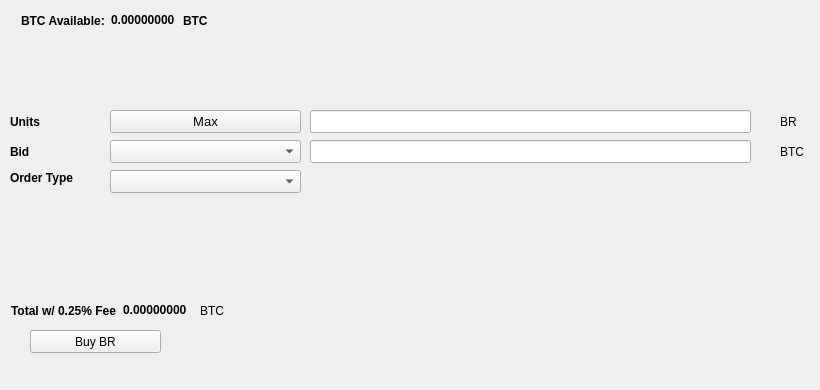
   <widget class="QWidget" name="BuyTab">
    <attribute name="title">
     <string>Buy</string>
    </attribute>
    <widget class="QPushButton" name="BuyBR">
     <property name="geometry">
      <rect>
       <x>30</x>
       <y>330</y>
       <width>131</width>
       <height>23</height>
      </rect>
     </property>
     <property name="text">
      <string>Buy BR</string>
     </property>
     <property name="icon">
      <iconset resource="../catocoin.qrc">
       <normaloff>:/icons/bitcoin</normaloff>:/icons/bitcoin</iconset>
     </property>
    </widget>
    <widget class="QLabel" name="label_3">
     <property name="geometry">
      <rect>
       <x>10</x>
       <y>110</y>
       <width>46</width>
       <height>23</height>
      </rect>
     </property>
     <property name="font">
      <font>
       <weight>75</weight>
       <bold>true</bold>
      </font>
     </property>
     <property name="text">
      <string>Units</string>
     </property>
    </widget>
    <widget class="QLineEdit" name="UnitsInput">
     <property name="geometry">
      <rect>
       <x>310</x>
       <y>110</y>
       <width>441</width>
       <height>23</height>
      </rect>
     </property>
     <property name="font">
      <font>
       <pointsize>9</pointsize>
       <weight>75</weight>
       <bold>true</bold>
      </font>
     </property>
    </widget>
    <widget class="QLineEdit" name="BuyBidPriceEdit">
     <property name="geometry">
      <rect>
       <x>310</x>
       <y>140</y>
       <width>441</width>
       <height>23</height>
      </rect>
     </property>
     <property name="font">
      <font>
       <pointsize>9</pointsize>
       <weight>75</weight>
       <bold>true</bold>
      </font>
     </property>
    </widget>
    <widget class="QLabel" name="label_4">
     <property name="geometry">
      <rect>
       <x>780</x>
       <y>110</y>
       <width>31</width>
       <height>23</height>
      </rect>
     </property>
     <property name="text">
      <string>BR</string>
     </property>
    </widget>
    <widget class="QLabel" name="label_5">
     <property name="geometry">
      <rect>
       <x>780</x>
       <y>140</y>
       <width>31</width>
       <height>23</height>
      </rect>
     </property>
     <property name="text">
      <string>BTC</string>
     </property>
    </widget>
    <widget class="QLabel" name="label_6">
     <property name="geometry">
      <rect>
       <x>10</x>
       <y>140</y>
       <width>46</width>
       <height>23</height>
      </rect>
     </property>
     <property name="font">
      <font>
       <weight>75</weight>
       <bold>true</bold>
      </font>
     </property>
     <property name="text">
      <string>Bid</string>
     </property>
    </widget>
    <widget class="QLabel" name="label_7">
     <property name="geometry">
      <rect>
       <x>10</x>
       <y>170</y>
       <width>91</width>
       <height>16</height>
      </rect>
     </property>
     <property name="font">
      <font>
       <weight>75</weight>
       <bold>true</bold>
      </font>
     </property>
     <property name="text">
      <string>Order Type</string>
     </property>
    </widget>
    <widget class="QPushButton" name="Buy_Max_Amount">
     <property name="geometry">
      <rect>
       <x>110</x>
       <y>110</y>
       <width>191</width>
       <height>23</height>
      </rect>
     </property>
     <property name="font">
      <font>
       <pointsize>10</pointsize>
      </font>
     </property>
     <property name="text">
      <string>Max</string>
     </property>
    </widget>
    <widget class="QComboBox" name="BuyBidcomboBox">
     <property name="geometry">
      <rect>
       <x>110</x>
       <y>140</y>
       <width>191</width>
       <height>23</height>
      </rect>
     </property>
     <property name="font">
      <font>
       <pointsize>10</pointsize>
      </font>
     </property>
    </widget>
    <widget class="QComboBox" name="buyOrdertypeCombo">
     <property name="geometry">
      <rect>
       <x>110</x>
       <y>170</y>
       <width>191</width>
       <height>23</height>
      </rect>
     </property>
     <property name="font">
      <font>
       <pointsize>10</pointsize>
      </font>
     </property>
    </widget>
    <widget class="QWidget" name="layoutWidget1">
     <property name="geometry">
      <rect>
       <x>21</x>
       <y>11</y>
       <width>227</width>
       <height>19</height>
      </rect>
     </property>
     <layout class="QHBoxLayout" name="horizontalLayout_3">
      <item>
       <widget class="QLabel" name="label232">
        <property name="font">
         <font>
          <weight>75</weight>
          <bold>true</bold>
         </font>
        </property>
        <property name="text">
         <string>BTC Available:</string>
        </property>
       </widget>
      </item>
      <item>
       <widget class="QLabel" name="BtcAvailableLbl">
        <property name="palette">
         <palette>
          <active>
           <colorrole role="WindowText">
            <brush brushstyle="SolidPattern">
             <color alpha="255">
              <red>0</red>
              <green>0</green>
              <blue>0</blue>
             </color>
            </brush>
           </colorrole>
           <colorrole role="Button">
            <brush brushstyle="SolidPattern">
             <color alpha="255">
              <red>0</red>
              <green>170</green>
              <blue>0</blue>
             </color>
            </brush>
           </colorrole>
           <colorrole role="Light">
            <brush brushstyle="SolidPattern">
             <color alpha="255">
              <red>0</red>
              <green>255</green>
              <blue>0</blue>
             </color>
            </brush>
           </colorrole>
           <colorrole role="Midlight">
            <brush brushstyle="SolidPattern">
             <color alpha="255">
              <red>0</red>
              <green>212</green>
              <blue>0</blue>
             </color>
            </brush>
           </colorrole>
           <colorrole role="Dark">
            <brush brushstyle="SolidPattern">
             <color alpha="255">
              <red>0</red>
              <green>85</green>
              <blue>0</blue>
             </color>
            </brush>
           </colorrole>
           <colorrole role="Mid">
            <brush brushstyle="SolidPattern">
             <color alpha="255">
              <red>0</red>
              <green>113</green>
              <blue>0</blue>
             </color>
            </brush>
           </colorrole>
           <colorrole role="Text">
            <brush brushstyle="SolidPattern">
             <color alpha="255">
              <red>0</red>
              <green>170</green>
              <blue>0</blue>
             </color>
            </brush>
           </colorrole>
           <colorrole role="BrightText">
            <brush brushstyle="SolidPattern">
             <color alpha="255">
              <red>255</red>
              <green>255</green>
              <blue>255</blue>
             </color>
            </brush>
           </colorrole>
           <colorrole role="ButtonText">
            <brush brushstyle="SolidPattern">
             <color alpha="255">
              <red>0</red>
              <green>0</green>
              <blue>0</blue>
             </color>
            </brush>
           </colorrole>
           <colorrole role="Base">
            <brush brushstyle="SolidPattern">
             <color alpha="255">
              <red>255</red>
              <green>255</green>
              <blue>255</blue>
             </color>
            </brush>
           </colorrole>
           <colorrole role="Window">
            <brush brushstyle="SolidPattern">
             <color alpha="255">
              <red>0</red>
              <green>170</green>
              <blue>0</blue>
             </color>
            </brush>
           </colorrole>
           <colorrole role="Shadow">
            <brush brushstyle="SolidPattern">
             <color alpha="255">
              <red>0</red>
              <green>0</green>
              <blue>0</blue>
             </color>
            </brush>
           </colorrole>
           <colorrole role="AlternateBase">
            <brush brushstyle="SolidPattern">
             <color alpha="255">
              <red>127</red>
              <green>212</green>
              <blue>127</blue>
             </color>
            </brush>
           </colorrole>
           <colorrole role="ToolTipBase">
            <brush brushstyle="SolidPattern">
             <color alpha="255">
              <red>255</red>
              <green>255</green>
              <blue>220</blue>
             </color>
            </brush>
           </colorrole>
           <colorrole role="ToolTipText">
            <brush brushstyle="SolidPattern">
             <color alpha="255">
              <red>0</red>
              <green>0</green>
              <blue>0</blue>
             </color>
            </brush>
           </colorrole>
          </active>
          <inactive>
           <colorrole role="WindowText">
            <brush brushstyle="SolidPattern">
             <color alpha="255">
              <red>0</red>
              <green>0</green>
              <blue>0</blue>
             </color>
            </brush>
           </colorrole>
           <colorrole role="Button">
            <brush brushstyle="SolidPattern">
             <color alpha="255">
              <red>0</red>
              <green>170</green>
              <blue>0</blue>
             </color>
            </brush>
           </colorrole>
           <colorrole role="Light">
            <brush brushstyle="SolidPattern">
             <color alpha="255">
              <red>0</red>
              <green>255</green>
              <blue>0</blue>
             </color>
            </brush>
           </colorrole>
           <colorrole role="Midlight">
            <brush brushstyle="SolidPattern">
             <color alpha="255">
              <red>0</red>
              <green>212</green>
              <blue>0</blue>
             </color>
            </brush>
           </colorrole>
           <colorrole role="Dark">
            <brush brushstyle="SolidPattern">
             <color alpha="255">
              <red>0</red>
              <green>85</green>
              <blue>0</blue>
             </color>
            </brush>
           </colorrole>
           <colorrole role="Mid">
            <brush brushstyle="SolidPattern">
             <color alpha="255">
              <red>0</red>
              <green>113</green>
              <blue>0</blue>
             </color>
            </brush>
           </colorrole>
           <colorrole role="Text">
            <brush brushstyle="SolidPattern">
             <color alpha="255">
              <red>0</red>
              <green>170</green>
              <blue>0</blue>
             </color>
            </brush>
           </colorrole>
           <colorrole role="BrightText">
            <brush brushstyle="SolidPattern">
             <color alpha="255">
              <red>255</red>
              <green>255</green>
              <blue>255</blue>
             </color>
            </brush>
           </colorrole>
           <colorrole role="ButtonText">
            <brush brushstyle="SolidPattern">
             <color alpha="255">
              <red>0</red>
              <green>0</green>
              <blue>0</blue>
             </color>
            </brush>
           </colorrole>
           <colorrole role="Base">
            <brush brushstyle="SolidPattern">
             <color alpha="255">
              <red>255</red>
              <green>255</green>
              <blue>255</blue>
             </color>
            </brush>
           </colorrole>
           <colorrole role="Window">
            <brush brushstyle="SolidPattern">
             <color alpha="255">
              <red>0</red>
              <green>170</green>
              <blue>0</blue>
             </color>
            </brush>
           </colorrole>
           <colorrole role="Shadow">
            <brush brushstyle="SolidPattern">
             <color alpha="255">
              <red>0</red>
              <green>0</green>
              <blue>0</blue>
             </color>
            </brush>
           </colorrole>
           <colorrole role="AlternateBase">
            <brush brushstyle="SolidPattern">
             <color alpha="255">
              <red>127</red>
              <green>212</green>
              <blue>127</blue>
             </color>
            </brush>
           </colorrole>
           <colorrole role="ToolTipBase">
            <brush brushstyle="SolidPattern">
             <color alpha="255">
              <red>255</red>
              <green>255</green>
              <blue>220</blue>
             </color>
            </brush>
           </colorrole>
           <colorrole role="ToolTipText">
            <brush brushstyle="SolidPattern">
             <color alpha="255">
              <red>0</red>
              <green>0</green>
              <blue>0</blue>
             </color>
            </brush>
           </colorrole>
          </inactive>
          <disabled>
           <colorrole role="WindowText">
            <brush brushstyle="SolidPattern">
             <color alpha="255">
              <red>0</red>
              <green>85</green>
              <blue>0</blue>
             </color>
            </brush>
           </colorrole>
           <colorrole role="Button">
            <brush brushstyle="SolidPattern">
             <color alpha="255">
              <red>0</red>
              <green>170</green>
              <blue>0</blue>
             </color>
            </brush>
           </colorrole>
           <colorrole role="Light">
            <brush brushstyle="SolidPattern">
             <color alpha="255">
              <red>0</red>
              <green>255</green>
              <blue>0</blue>
             </color>
            </brush>
           </colorrole>
           <colorrole role="Midlight">
            <brush brushstyle="SolidPattern">
             <color alpha="255">
              <red>0</red>
              <green>212</green>
              <blue>0</blue>
             </color>
            </brush>
           </colorrole>
           <colorrole role="Dark">
            <brush brushstyle="SolidPattern">
             <color alpha="255">
              <red>0</red>
              <green>85</green>
              <blue>0</blue>
             </color>
            </brush>
           </colorrole>
           <colorrole role="Mid">
            <brush brushstyle="SolidPattern">
             <color alpha="255">
              <red>0</red>
              <green>113</green>
              <blue>0</blue>
             </color>
            </brush>
           </colorrole>
           <colorrole role="Text">
            <brush brushstyle="SolidPattern">
             <color alpha="255">
              <red>0</red>
              <green>85</green>
              <blue>0</blue>
             </color>
            </brush>
           </colorrole>
           <colorrole role="BrightText">
            <brush brushstyle="SolidPattern">
             <color alpha="255">
              <red>255</red>
              <green>255</green>
              <blue>255</blue>
             </color>
            </brush>
           </colorrole>
           <colorrole role="ButtonText">
            <brush brushstyle="SolidPattern">
             <color alpha="255">
              <red>0</red>
              <green>85</green>
              <blue>0</blue>
             </color>
            </brush>
           </colorrole>
           <colorrole role="Base">
            <brush brushstyle="SolidPattern">
             <color alpha="255">
              <red>0</red>
              <green>170</green>
              <blue>0</blue>
             </color>
            </brush>
           </colorrole>
           <colorrole role="Window">
            <brush brushstyle="SolidPattern">
             <color alpha="255">
              <red>0</red>
              <green>170</green>
              <blue>0</blue>
             </color>
            </brush>
           </colorrole>
           <colorrole role="Shadow">
            <brush brushstyle="SolidPattern">
             <color alpha="255">
              <red>0</red>
              <green>0</green>
              <blue>0</blue>
             </color>
            </brush>
           </colorrole>
           <colorrole role="AlternateBase">
            <brush brushstyle="SolidPattern">
             <color alpha="255">
              <red>0</red>
              <green>170</green>
              <blue>0</blue>
             </color>
            </brush>
           </colorrole>
           <colorrole role="ToolTipBase">
            <brush brushstyle="SolidPattern">
             <color alpha="255">
              <red>255</red>
              <green>255</green>
              <blue>220</blue>
             </color>
            </brush>
           </colorrole>
           <colorrole role="ToolTipText">
            <brush brushstyle="SolidPattern">
             <color alpha="255">
              <red>0</red>
              <green>0</green>
              <blue>0</blue>
             </color>
            </brush>
           </colorrole>
          </disabled>
         </palette>
        </property>
        <property name="font">
         <font>
          <weight>75</weight>
          <bold>true</bold>
         </font>
        </property>
        <property name="text">
         <string>0.00000000</string>
        </property>
        <property name="textInteractionFlags">
         <set>Qt::LinksAccessibleByMouse|Qt::TextSelectableByKeyboard|Qt::TextSelectableByMouse</set>
        </property>
       </widget>
      </item>
      <item>
       <widget class="QLabel" name="BtcAvailableLbl_2">
        <property name="font">
         <font>
          <weight>75</weight>
          <bold>true</bold>
         </font>
        </property>
        <property name="text">
         <string>BTC</string>
        </property>
       </widget>
      </item>
     </layout>
    </widget>
    <widget class="QWidget" name="layoutWidge2">
     <property name="geometry">
      <rect>
       <x>11</x>
       <y>301</y>
       <width>259</width>
       <height>19</height>
      </rect>
     </property>
     <layout class="QHBoxLayout" name="horizontalLayout_4">
      <item>
       <widget class="QLabel" name="label_9">
        <property name="font">
         <font>
          <weight>75</weight>
          <bold>true</bold>
         </font>
        </property>
        <property name="text">
         <string>Total w/ 0.25% Fee</string>
        </property>
       </widget>
      </item>
      <item>
       <widget class="QLabel" name="BuyCostLabel">
        <property name="palette">
         <palette>
          <active>
           <colorrole role="WindowText">
            <brush brushstyle="SolidPattern">
             <color alpha="255">
              <red>0</red>
              <green>0</green>
              <blue>0</blue>
             </color>
            </brush>
           </colorrole>
           <colorrole role="Button">
            <brush brushstyle="SolidPattern">
             <color alpha="255">
              <red>0</red>
              <green>170</green>
              <blue>0</blue>
             </color>
            </brush>
           </colorrole>
           <colorrole role="Light">
            <brush brushstyle="SolidPattern">
             <color alpha="255">
              <red>0</red>
              <green>255</green>
              <blue>0</blue>
             </color>
            </brush>
           </colorrole>
           <colorrole role="Midlight">
            <brush brushstyle="SolidPattern">
             <color alpha="255">
              <red>0</red>
              <green>212</green>
              <blue>0</blue>
             </color>
            </brush>
           </colorrole>
           <colorrole role="Dark">
            <brush brushstyle="SolidPattern">
             <color alpha="255">
              <red>0</red>
              <green>85</green>
              <blue>0</blue>
             </color>
            </brush>
           </colorrole>
           <colorrole role="Mid">
            <brush brushstyle="SolidPattern">
             <color alpha="255">
              <red>0</red>
              <green>113</green>
              <blue>0</blue>
             </color>
            </brush>
           </colorrole>
           <colorrole role="Text">
            <brush brushstyle="SolidPattern">
             <color alpha="255">
              <red>0</red>
              <green>170</green>
              <blue>0</blue>
             </color>
            </brush>
           </colorrole>
           <colorrole role="BrightText">
            <brush brushstyle="SolidPattern">
             <color alpha="255">
              <red>255</red>
              <green>255</green>
              <blue>255</blue>
             </color>
            </brush>
           </colorrole>
           <colorrole role="ButtonText">
            <brush brushstyle="SolidPattern">
             <color alpha="255">
              <red>0</red>
              <green>0</green>
              <blue>0</blue>
             </color>
            </brush>
           </colorrole>
           <colorrole role="Base">
            <brush brushstyle="SolidPattern">
             <color alpha="255">
              <red>255</red>
              <green>255</green>
              <blue>255</blue>
             </color>
            </brush>
           </colorrole>
           <colorrole role="Window">
            <brush brushstyle="SolidPattern">
             <color alpha="255">
              <red>0</red>
              <green>170</green>
              <blue>0</blue>
             </color>
            </brush>
           </colorrole>
           <colorrole role="Shadow">
            <brush brushstyle="SolidPattern">
             <color alpha="255">
              <red>0</red>
              <green>0</green>
              <blue>0</blue>
             </color>
            </brush>
           </colorrole>
           <colorrole role="AlternateBase">
            <brush brushstyle="SolidPattern">
             <color alpha="255">
              <red>127</red>
              <green>212</green>
              <blue>127</blue>
             </color>
            </brush>
           </colorrole>
           <colorrole role="ToolTipBase">
            <brush brushstyle="SolidPattern">
             <color alpha="255">
              <red>255</red>
              <green>255</green>
              <blue>220</blue>
             </color>
            </brush>
           </colorrole>
           <colorrole role="ToolTipText">
            <brush brushstyle="SolidPattern">
             <color alpha="255">
              <red>0</red>
              <green>0</green>
              <blue>0</blue>
             </color>
            </brush>
           </colorrole>
          </active>
          <inactive>
           <colorrole role="WindowText">
            <brush brushstyle="SolidPattern">
             <color alpha="255">
              <red>0</red>
              <green>0</green>
              <blue>0</blue>
             </color>
            </brush>
           </colorrole>
           <colorrole role="Button">
            <brush brushstyle="SolidPattern">
             <color alpha="255">
              <red>0</red>
              <green>170</green>
              <blue>0</blue>
             </color>
            </brush>
           </colorrole>
           <colorrole role="Light">
            <brush brushstyle="SolidPattern">
             <color alpha="255">
              <red>0</red>
              <green>255</green>
              <blue>0</blue>
             </color>
            </brush>
           </colorrole>
           <colorrole role="Midlight">
            <brush brushstyle="SolidPattern">
             <color alpha="255">
              <red>0</red>
              <green>212</green>
              <blue>0</blue>
             </color>
            </brush>
           </colorrole>
           <colorrole role="Dark">
            <brush brushstyle="SolidPattern">
             <color alpha="255">
              <red>0</red>
              <green>85</green>
              <blue>0</blue>
             </color>
            </brush>
           </colorrole>
           <colorrole role="Mid">
            <brush brushstyle="SolidPattern">
             <color alpha="255">
              <red>0</red>
              <green>113</green>
              <blue>0</blue>
             </color>
            </brush>
           </colorrole>
           <colorrole role="Text">
            <brush brushstyle="SolidPattern">
             <color alpha="255">
              <red>0</red>
              <green>170</green>
              <blue>0</blue>
             </color>
            </brush>
           </colorrole>
           <colorrole role="BrightText">
            <brush brushstyle="SolidPattern">
             <color alpha="255">
              <red>255</red>
              <green>255</green>
              <blue>255</blue>
             </color>
            </brush>
           </colorrole>
           <colorrole role="ButtonText">
            <brush brushstyle="SolidPattern">
             <color alpha="255">
              <red>0</red>
              <green>0</green>
              <blue>0</blue>
             </color>
            </brush>
           </colorrole>
           <colorrole role="Base">
            <brush brushstyle="SolidPattern">
             <color alpha="255">
              <red>255</red>
              <green>255</green>
              <blue>255</blue>
             </color>
            </brush>
           </colorrole>
           <colorrole role="Window">
            <brush brushstyle="SolidPattern">
             <color alpha="255">
              <red>0</red>
              <green>170</green>
              <blue>0</blue>
             </color>
            </brush>
           </colorrole>
           <colorrole role="Shadow">
            <brush brushstyle="SolidPattern">
             <color alpha="255">
              <red>0</red>
              <green>0</green>
              <blue>0</blue>
             </color>
            </brush>
           </colorrole>
           <colorrole role="AlternateBase">
            <brush brushstyle="SolidPattern">
             <color alpha="255">
              <red>127</red>
              <green>212</green>
              <blue>127</blue>
             </color>
            </brush>
           </colorrole>
           <colorrole role="ToolTipBase">
            <brush brushstyle="SolidPattern">
             <color alpha="255">
              <red>255</red>
              <green>255</green>
              <blue>220</blue>
             </color>
            </brush>
           </colorrole>
           <colorrole role="ToolTipText">
            <brush brushstyle="SolidPattern">
             <color alpha="255">
              <red>0</red>
              <green>0</green>
              <blue>0</blue>
             </color>
            </brush>
           </colorrole>
          </inactive>
          <disabled>
           <colorrole role="WindowText">
            <brush brushstyle="SolidPattern">
             <color alpha="255">
              <red>0</red>
              <green>85</green>
              <blue>0</blue>
             </color>
            </brush>
           </colorrole>
           <colorrole role="Button">
            <brush brushstyle="SolidPattern">
             <color alpha="255">
              <red>0</red>
              <green>170</green>
              <blue>0</blue>
             </color>
            </brush>
           </colorrole>
           <colorrole role="Light">
            <brush brushstyle="SolidPattern">
             <color alpha="255">
              <red>0</red>
              <green>255</green>
              <blue>0</blue>
             </color>
            </brush>
           </colorrole>
           <colorrole role="Midlight">
            <brush brushstyle="SolidPattern">
             <color alpha="255">
              <red>0</red>
              <green>212</green>
              <blue>0</blue>
             </color>
            </brush>
           </colorrole>
           <colorrole role="Dark">
            <brush brushstyle="SolidPattern">
             <color alpha="255">
              <red>0</red>
              <green>85</green>
              <blue>0</blue>
             </color>
            </brush>
           </colorrole>
           <colorrole role="Mid">
            <brush brushstyle="SolidPattern">
             <color alpha="255">
              <red>0</red>
              <green>113</green>
              <blue>0</blue>
             </color>
            </brush>
           </colorrole>
           <colorrole role="Text">
            <brush brushstyle="SolidPattern">
             <color alpha="255">
              <red>0</red>
              <green>85</green>
              <blue>0</blue>
             </color>
            </brush>
           </colorrole>
           <colorrole role="BrightText">
            <brush brushstyle="SolidPattern">
             <color alpha="255">
              <red>255</red>
              <green>255</green>
              <blue>255</blue>
             </color>
            </brush>
           </colorrole>
           <colorrole role="ButtonText">
            <brush brushstyle="SolidPattern">
             <color alpha="255">
              <red>0</red>
              <green>85</green>
              <blue>0</blue>
             </color>
            </brush>
           </colorrole>
           <colorrole role="Base">
            <brush brushstyle="SolidPattern">
             <color alpha="255">
              <red>0</red>
              <green>170</green>
              <blue>0</blue>
             </color>
            </brush>
           </colorrole>
           <colorrole role="Window">
            <brush brushstyle="SolidPattern">
             <color alpha="255">
              <red>0</red>
              <green>170</green>
              <blue>0</blue>
             </color>
            </brush>
           </colorrole>
           <colorrole role="Shadow">
            <brush brushstyle="SolidPattern">
             <color alpha="255">
              <red>0</red>
              <green>0</green>
              <blue>0</blue>
             </color>
            </brush>
           </colorrole>
           <colorrole role="AlternateBase">
            <brush brushstyle="SolidPattern">
             <color alpha="255">
              <red>0</red>
              <green>170</green>
              <blue>0</blue>
             </color>
            </brush>
           </colorrole>
           <colorrole role="ToolTipBase">
            <brush brushstyle="SolidPattern">
             <color alpha="255">
              <red>255</red>
              <green>255</green>
              <blue>220</blue>
             </color>
            </brush>
           </colorrole>
           <colorrole role="ToolTipText">
            <brush brushstyle="SolidPattern">
             <color alpha="255">
              <red>0</red>
              <green>0</green>
              <blue>0</blue>
             </color>
            </brush>
           </colorrole>
          </disabled>
         </palette>
        </property>
        <property name="font">
         <font>
          <weight>75</weight>
          <bold>true</bold>
         </font>
        </property>
        <property name="autoFillBackground">
         <bool>false</bool>
        </property>
        <property name="text">
         <string>0.00000000</string>
        </property>
        <property name="textInteractionFlags">
         <set>Qt::LinksAccessibleByMouse|Qt::TextSelectableByMouse</set>
        </property>
       </widget>
      </item>
      <item>
       <widget class="QLabel" name="label_10">
        <property name="font">
         <font>
          <weight>50</weight>
          <bold>false</bold>
         </font>
        </property>
        <property name="text">
         <string>BTC</string>
        </property>
       </widget>
      </item>
     </layout>
    </widget>
    <widget class="QLabel" name="label_24">
     <property name="geometry">
      <rect>
       <x>460</x>
       <y>300</y>
       <width>281</width>
       <height>81</height>
      </rect>
     </property>
     <property name="text">
      <string/>
     </property>
     <property name="pixmap">
      <pixmap>:/images/bittrex</pixmap>
     </property>
    </widget>
   </widget>
